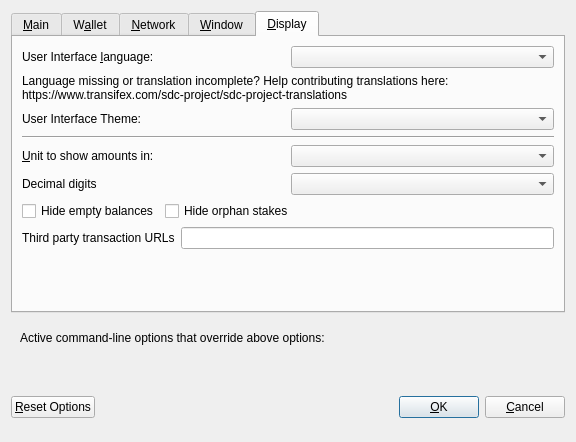
<?xml version="1.0" encoding="UTF-8"?>
<ui version="4.0">
 <class>OptionsDialog</class>
 <widget class="QDialog" name="OptionsDialog">
  <property name="geometry">
   <rect>
    <x>0</x>
    <y>0</y>
    <width>576</width>
    <height>442</height>
   </rect>
  </property>
  <property name="windowTitle">
   <string>Options</string>
  </property>
  <property name="modal">
   <bool>true</bool>
  </property>
  <layout class="QVBoxLayout" name="verticalLayout">
   <item>
    <widget class="QTabWidget" name="tabWidget">
     <property name="currentIndex">
      <number>4</number>
     </property>
     <widget class="QWidget" name="tabMain">
      <attribute name="title">
       <string>&amp;Main</string>
      </attribute>
      <layout class="QVBoxLayout" name="verticalLayout_Main">
       <item>
        <widget class="QCheckBox" name="bitcoinAtStartup">
         <property name="toolTip">
          <string>Automatically start SDC after logging in to the system.</string>
         </property>
         <property name="text">
          <string>&amp;Start SDC on system login</string>
         </property>
        </widget>
       </item>
       <item>
        <layout class="QHBoxLayout" name="horizontalLayout_2_Main">
         <item>
          <widget class="QLabel" name="databaseCacheLabel">
           <property name="text">
            <string>Size of &amp;database cache</string>
           </property>
           <property name="textFormat">
            <enum>Qt::PlainText</enum>
           </property>
           <property name="buddy">
            <cstring>databaseCache</cstring>
           </property>
          </widget>
         </item>
         <item>
          <widget class="QSpinBox" name="databaseCache"/>
         </item>
         <item>
          <widget class="QLabel" name="databaseCacheUnitLabel">
           <property name="text">
            <string>MB</string>
           </property>
           <property name="textFormat">
            <enum>Qt::PlainText</enum>
           </property>
          </widget>
         </item>
         <item>
          <spacer name="horizontalSpacer_2_Main">
           <property name="orientation">
            <enum>Qt::Horizontal</enum>
           </property>
           <property name="sizeHint" stdset="0">
            <size>
             <width>40</width>
             <height>20</height>
            </size>
           </property>
          </spacer>
         </item>
        </layout>
       </item>
       <item>
        <layout class="QHBoxLayout" name="horizontalLayout_3_Main">
         <item>
          <widget class="QLabel" name="threadsScriptVerifLabel">
           <property name="text">
            <string>Number of script &amp;verification threads</string>
           </property>
           <property name="textFormat">
            <enum>Qt::PlainText</enum>
           </property>
           <property name="buddy">
            <cstring>threadsScriptVerif</cstring>
           </property>
          </widget>
         </item>
         <item>
          <widget class="QSpinBox" name="threadsScriptVerif">
           <property name="toolTip">
            <string>(0 = auto, &lt;0 = leave that many cores free)</string>
           </property>
          </widget>
         </item>
         <item>
          <spacer name="horizontalSpacer_3_Main">
           <property name="orientation">
            <enum>Qt::Horizontal</enum>
           </property>
           <property name="sizeHint" stdset="0">
            <size>
             <width>40</width>
             <height>20</height>
            </size>
           </property>
          </spacer>
         </item>
        </layout>
       </item>
       <item>
        <spacer name="verticalSpacer_2">
         <property name="orientation">
          <enum>Qt::Vertical</enum>
         </property>
         <property name="sizeHint" stdset="0">
          <size>
           <width>20</width>
           <height>40</height>
          </size>
         </property>
        </spacer>
       </item>
       <item>
        <widget class="QCheckBox" name="checkBoxZeromintEnable">
         <property name="toolTip">
          <string>Enable automatic minting of PIV units to zPIV</string>
         </property>
         <property name="layoutDirection">
          <enum>Qt::LeftToRight</enum>
         </property>
         <property name="text">
          <string>Enable zPIV Automint</string>
         </property>
        </widget>
       </item>
       <item>
        <layout class="QHBoxLayout" name="horizontalLayout_3">
         <item>
          <widget class="QLabel" name="percentage_label">
           <property name="toolTip">
            <string>Percentage of incoming PIV which get automatically converted to zPIV via Zerocoin Protocol (min: 10%)</string>
           </property>
           <property name="text">
            <string>Percentage of autominted zPIV</string>
           </property>
          </widget>
         </item>
         <item>
          <widget class="QSpinBox" name="zeromintPercentage">
           <property name="minimum">
            <number>1</number>
           </property>
           <property name="maximum">
            <number>100</number>
           </property>
          </widget>
         </item>
        </layout>
       </item>
       <item>
        <layout class="QHBoxLayout" name="horizontalLayout" stretch="0,0">
         <property name="sizeConstraint">
          <enum>QLayout::SetFixedSize</enum>
         </property>
         <item>
          <widget class="QLabel" name="labelPreferredDenom">
           <property name="maximumSize">
            <size>
             <width>16777215</width>
             <height>16777215</height>
            </size>
           </property>
           <property name="toolTip">
            <string>Wait with automatic conversion to Zerocoin until enough PIV for this denomination is available</string>
           </property>
           <property name="text">
            <string>Preferred Automint zPIV Denomination</string>
           </property>
          </widget>
         </item>
         <item>
          <widget class="QComboBox" name="preferredDenom">
           <property name="maximumSize">
            <size>
             <width>16777215</width>
             <height>27</height>
            </size>
           </property>
           <property name="toolTip">
            <string>Wait with automatic conversion to Zerocoin until enough PIV for this denomination is available</string>
           </property>
           <property name="maxVisibleItems">
            <number>9</number>
           </property>
           <property name="maxCount">
            <number>9</number>
           </property>
          </widget>
         </item>
        </layout>
       </item>
      </layout>
     </widget>
     <widget class="QWidget" name="tabWallet">
      <attribute name="title">
       <string>W&amp;allet</string>
      </attribute>
      <layout class="QVBoxLayout" name="verticalLayout_Wallet">
       <item>
        <layout class="QHBoxLayout" name="horizontalLayout_2_Wallet">
         <item>
          <widget class="QLabel" name="labelStakeSplitThresholdText">
           <property name="text">
            <string>Stake split threshold:</string>
           </property>
          </widget>
         </item>
         <item>
          <widget class="QSpinBox" name="spinBoxStakeSplitThreshold">
           <property name="minimum">
            <number>1</number>
           </property>
           <property name="maximum">
            <number>999999</number>
           </property>
          </widget>
         </item>
        </layout>
       </item>
       <item>
        <widget class="QGroupBox" name="groupBox">
         <property name="title">
          <string>Expert</string>
         </property>
         <layout class="QVBoxLayout" name="verticalLayout_2">
          <item>
           <widget class="QCheckBox" name="coinControlFeatures">
            <property name="toolTip">
             <string>Whether to show coin control features or not.</string>
            </property>
            <property name="text">
             <string>Enable coin &amp;control features</string>
            </property>
           </widget>
          </item>
          <item>
           <widget class="QCheckBox" name="showMasternodesTab">
            <property name="toolTip">
             <string>Show additional tab listing all your masternodes in first sub-tab&lt;br/&gt;and all masternodes on the network in second sub-tab.</string>
            </property>
            <property name="text">
             <string>Show Masternodes Tab</string>
            </property>
           </widget>
          </item>
          <item>
           <widget class="QCheckBox" name="spendZeroConfChange">
            <property name="toolTip">
             <string>If you disable the spending of unconfirmed change, the change from a transaction&lt;br/&gt;cannot be used until that transaction has at least one confirmation.&lt;br/&gt;This also affects how your balance is computed.</string>
            </property>
            <property name="text">
             <string>&amp;Spend unconfirmed change</string>
            </property>
           </widget>
          </item>
         </layout>
        </widget>
       </item>
       <item>
        <spacer name="verticalSpacer_Wallet">
         <property name="orientation">
          <enum>Qt::Vertical</enum>
         </property>
         <property name="sizeHint" stdset="0">
          <size>
           <width>20</width>
           <height>40</height>
          </size>
         </property>
        </spacer>
       </item>
      </layout>
     </widget>
     <widget class="QWidget" name="tabNetwork">
      <attribute name="title">
       <string>&amp;Network</string>
      </attribute>
      <layout class="QVBoxLayout" name="verticalLayout_Network">
       <item>
        <widget class="QCheckBox" name="mapPortUpnp">
         <property name="toolTip">
          <string>Automatically open the SDC client port on the router. This only works when your router supports UPnP and it is enabled.</string>
         </property>
         <property name="text">
          <string>Map port using &amp;UPnP</string>
         </property>
        </widget>
       </item>
       <item>
        <widget class="QCheckBox" name="allowIncoming">
         <property name="toolTip">
          <string>Accept connections from outside</string>
         </property>
         <property name="text">
          <string>Allow incoming connections</string>
         </property>
        </widget>
       </item>
       <item>
        <widget class="QCheckBox" name="connectSocks">
         <property name="toolTip">
          <string>Connect to the SDC network through a SOCKS5 proxy.</string>
         </property>
         <property name="text">
          <string>&amp;Connect through SOCKS5 proxy (default proxy):</string>
         </property>
        </widget>
       </item>
       <item>
        <layout class="QHBoxLayout" name="horizontalLayout_1_Network">
         <item>
          <widget class="QLabel" name="proxyIpLabel">
           <property name="text">
            <string>Proxy &amp;IP:</string>
           </property>
           <property name="textFormat">
            <enum>Qt::PlainText</enum>
           </property>
           <property name="buddy">
            <cstring>proxyIp</cstring>
           </property>
          </widget>
         </item>
         <item>
          <widget class="QValidatedLineEdit" name="proxyIp">
           <property name="minimumSize">
            <size>
             <width>140</width>
             <height>0</height>
            </size>
           </property>
           <property name="maximumSize">
            <size>
             <width>140</width>
             <height>16777215</height>
            </size>
           </property>
           <property name="toolTip">
            <string>IP address of the proxy (e.g. IPv4: 127.0.0.1 / IPv6: ::1)</string>
           </property>
          </widget>
         </item>
         <item>
          <widget class="QLabel" name="proxyPortLabel">
           <property name="text">
            <string>&amp;Port:</string>
           </property>
           <property name="textFormat">
            <enum>Qt::PlainText</enum>
           </property>
           <property name="buddy">
            <cstring>proxyPort</cstring>
           </property>
          </widget>
         </item>
         <item>
          <widget class="QLineEdit" name="proxyPort">
           <property name="minimumSize">
            <size>
             <width>55</width>
             <height>0</height>
            </size>
           </property>
           <property name="maximumSize">
            <size>
             <width>55</width>
             <height>16777215</height>
            </size>
           </property>
           <property name="toolTip">
            <string>Port of the proxy (e.g. 9050)</string>
           </property>
          </widget>
         </item>
         <item>
          <spacer name="horizontalSpacer_1_Network">
           <property name="orientation">
            <enum>Qt::Horizontal</enum>
           </property>
           <property name="sizeHint" stdset="0">
            <size>
             <width>40</width>
             <height>20</height>
            </size>
           </property>
          </spacer>
         </item>
        </layout>
       </item>
       <item>
        <spacer name="verticalSpacer_Network">
         <property name="orientation">
          <enum>Qt::Vertical</enum>
         </property>
         <property name="sizeHint" stdset="0">
          <size>
           <width>20</width>
           <height>40</height>
          </size>
         </property>
        </spacer>
       </item>
      </layout>
     </widget>
     <widget class="QWidget" name="tabWindow">
      <attribute name="title">
       <string>&amp;Window</string>
      </attribute>
      <layout class="QVBoxLayout" name="verticalLayout_Window">
       <item>
        <widget class="QCheckBox" name="minimizeToTray">
         <property name="toolTip">
          <string>Show only a tray icon after minimizing the window.</string>
         </property>
         <property name="text">
          <string>&amp;Minimize to the tray instead of the taskbar</string>
         </property>
        </widget>
       </item>
       <item>
        <widget class="QCheckBox" name="minimizeOnClose">
         <property name="toolTip">
          <string>Minimize instead of exit the application when the window is closed. When this option is enabled, the application will be closed only after selecting Quit in the menu.</string>
         </property>
         <property name="text">
          <string>M&amp;inimize on close</string>
         </property>
        </widget>
       </item>
       <item>
        <spacer name="verticalSpacer_Window">
         <property name="orientation">
          <enum>Qt::Vertical</enum>
         </property>
         <property name="sizeHint" stdset="0">
          <size>
           <width>20</width>
           <height>40</height>
          </size>
         </property>
        </spacer>
       </item>
      </layout>
     </widget>
     <widget class="QWidget" name="tabDisplay">
      <attribute name="title">
       <string>&amp;Display</string>
      </attribute>
      <layout class="QVBoxLayout" name="verticalLayout_Display">
       <item>
        <layout class="QHBoxLayout" name="horizontalLayout_1_Display">
         <item>
          <widget class="QLabel" name="langLabel">
           <property name="text">
            <string>User Interface &amp;language:</string>
           </property>
           <property name="textFormat">
            <enum>Qt::PlainText</enum>
           </property>
           <property name="buddy">
            <cstring>lang</cstring>
           </property>
          </widget>
         </item>
         <item>
          <widget class="QValueComboBox" name="lang">
           <property name="toolTip">
            <string>The user interface language can be set here. This setting will take effect after restarting SDC.</string>
           </property>
          </widget>
         </item>
        </layout>
       </item>
       <item>
        <widget class="QLabel" name="label_3">
         <property name="toolTip">
          <string notr="true"/>
         </property>
         <property name="statusTip">
          <string notr="true"/>
         </property>
         <property name="whatsThis">
          <string notr="true"/>
         </property>
         <property name="accessibleName">
          <string notr="true"/>
         </property>
         <property name="text">
          <string>Language missing or translation incomplete? Help contributing translations here:
https://www.transifex.com/sdc-project/sdc-project-translations</string>
         </property>
         <property name="wordWrap">
          <bool>true</bool>
         </property>
         <property name="openExternalLinks">
          <bool>true</bool>
         </property>
         <property name="textInteractionFlags">
          <set>Qt::TextBrowserInteraction</set>
         </property>
        </widget>
       </item>
       <item>
        <layout class="QHBoxLayout" name="horizontalLayout_2_Display" stretch="0,0">
         <item>
          <widget class="QLabel" name="themeLabel">
           <property name="text">
            <string>User Interface Theme:</string>
           </property>
          </widget>
         </item>
         <item>
          <widget class="QValueComboBox" name="theme"/>
         </item>
        </layout>
       </item>
       <item>
        <widget class="Line" name="line">
         <property name="orientation">
          <enum>Qt::Horizontal</enum>
         </property>
        </widget>
       </item>
       <item>
        <layout class="QHBoxLayout" name="horizontalLayout_3_Display">
         <item>
          <widget class="QLabel" name="unitLabel">
           <property name="text">
            <string>&amp;Unit to show amounts in:</string>
           </property>
           <property name="textFormat">
            <enum>Qt::PlainText</enum>
           </property>
           <property name="buddy">
            <cstring>unit</cstring>
           </property>
          </widget>
         </item>
         <item>
          <widget class="QValueComboBox" name="unit">
           <property name="toolTip">
            <string>Choose the default subdivision unit to show in the interface and when sending coins.</string>
           </property>
          </widget>
         </item>
        </layout>
       </item>
       <item>
        <layout class="QHBoxLayout" name="horizontalLayout_4_Display">
         <item>
          <widget class="QLabel" name="digitsLabel">
           <property name="text">
            <string>Decimal digits</string>
           </property>
          </widget>
         </item>
         <item>
          <widget class="QValueComboBox" name="digits"/>
         </item>
        </layout>
       </item>
       <item>
        <layout class="QHBoxLayout" name="horizontalLayout_5_Display">
         <item>
          <widget class="QCheckBox" name="checkBoxHideZeroBalances">
           <property name="toolTip">
            <string>Hide empty balances</string>
           </property>
           <property name="layoutDirection">
            <enum>Qt::LeftToRight</enum>
           </property>
           <property name="text">
            <string>Hide empty balances</string>
           </property>
          </widget>
         </item>
         <item>
          <widget class="QCheckBox" name="checkBoxHideOrphans">
           <property name="toolTip">
            <string>Hide orphan stakes in transaction lists</string>
           </property>
           <property name="text">
            <string>Hide orphan stakes</string>
           </property>
          </widget>
         </item>
         <item>
          <spacer name="horizontalSpacer">
           <property name="orientation">
            <enum>Qt::Horizontal</enum>
           </property>
           <property name="sizeHint" stdset="0">
            <size>
             <width>40</width>
             <height>20</height>
            </size>
           </property>
          </spacer>
         </item>
        </layout>
       </item>
       <item>
        <layout class="QHBoxLayout" name="horizontalLayout_6_Display">
         <item>
          <widget class="QLabel" name="thirdPartyTxUrlsLabel">
           <property name="toolTip">
            <string>Third party URLs (e.g. a block explorer) that appear in the transactions tab as context menu items. %s in the URL is replaced by transaction hash. Multiple URLs are separated by vertical bar |.</string>
           </property>
           <property name="text">
            <string>Third party transaction URLs</string>
           </property>
           <property name="buddy">
            <cstring>thirdPartyTxUrls</cstring>
           </property>
          </widget>
         </item>
         <item>
          <widget class="QLineEdit" name="thirdPartyTxUrls">
           <property name="toolTip">
            <string>Third party URLs (e.g. a block explorer) that appear in the transactions tab as context menu items. %s in the URL is replaced by transaction hash. Multiple URLs are separated by vertical bar |.</string>
           </property>
          </widget>
         </item>
        </layout>
       </item>
       <item>
        <spacer name="verticalSpacer">
         <property name="orientation">
          <enum>Qt::Vertical</enum>
         </property>
         <property name="sizeHint" stdset="0">
          <size>
           <width>20</width>
           <height>40</height>
          </size>
         </property>
        </spacer>
       </item>
      </layout>
     </widget>
    </widget>
   </item>
   <item>
    <widget class="QFrame" name="frame">
     <layout class="QVBoxLayout" name="verticalLayout_Bottom">
      <item>
       <layout class="QHBoxLayout" name="horizontalLayout_Bottom">
        <item>
         <widget class="QLabel" name="overriddenByCommandLineInfoLabel">
          <property name="text">
           <string>Active command-line options that override above options:</string>
          </property>
          <property name="textFormat">
           <enum>Qt::PlainText</enum>
          </property>
         </widget>
        </item>
        <item>
         <spacer name="horizontalSpacer_Bottom">
          <property name="orientation">
           <enum>Qt::Horizontal</enum>
          </property>
          <property name="sizeHint" stdset="0">
           <size>
            <width>40</width>
            <height>20</height>
           </size>
          </property>
         </spacer>
        </item>
       </layout>
      </item>
      <item>
       <widget class="QLabel" name="overriddenByCommandLineLabel">
        <property name="text">
         <string/>
        </property>
        <property name="textFormat">
         <enum>Qt::PlainText</enum>
        </property>
        <property name="wordWrap">
         <bool>true</bool>
        </property>
       </widget>
      </item>
     </layout>
    </widget>
   </item>
   <item>
    <layout class="QHBoxLayout" name="horizontalLayout_Buttons">
     <item>
      <widget class="QPushButton" name="resetButton">
       <property name="toolTip">
        <string>Reset all client options to default.</string>
       </property>
       <property name="text">
        <string>&amp;Reset Options</string>
       </property>
       <property name="autoDefault">
        <bool>false</bool>
       </property>
      </widget>
     </item>
     <item>
      <spacer name="horizontalSpacer_1">
       <property name="orientation">
        <enum>Qt::Horizontal</enum>
       </property>
       <property name="sizeHint" stdset="0">
        <size>
         <width>40</width>
         <height>48</height>
        </size>
       </property>
      </spacer>
     </item>
     <item>
      <widget class="QLabel" name="statusLabel">
       <property name="minimumSize">
        <size>
         <width>200</width>
         <height>0</height>
        </size>
       </property>
       <property name="font">
        <font>
         <weight>75</weight>
         <bold>true</bold>
        </font>
       </property>
       <property name="text">
        <string/>
       </property>
       <property name="textFormat">
        <enum>Qt::PlainText</enum>
       </property>
       <property name="wordWrap">
        <bool>true</bool>
       </property>
      </widget>
     </item>
     <item>
      <spacer name="horizontalSpacer_2">
       <property name="orientation">
        <enum>Qt::Horizontal</enum>
       </property>
       <property name="sizeHint" stdset="0">
        <size>
         <width>40</width>
         <height>48</height>
        </size>
       </property>
      </spacer>
     </item>
     <item>
      <widget class="QPushButton" name="okButton">
       <property name="text">
        <string>&amp;OK</string>
       </property>
       <property name="autoDefault">
        <bool>false</bool>
       </property>
       <property name="default">
        <bool>true</bool>
       </property>
      </widget>
     </item>
     <item>
      <widget class="QPushButton" name="cancelButton">
       <property name="text">
        <string>&amp;Cancel</string>
       </property>
       <property name="autoDefault">
        <bool>false</bool>
       </property>
      </widget>
     </item>
    </layout>
   </item>
  </layout>
 </widget>
 <customwidgets>
  <customwidget>
   <class>QValidatedLineEdit</class>
   <extends>QLineEdit</extends>
   <header>qvalidatedlineedit.h</header>
  </customwidget>
  <customwidget>
   <class>QValueComboBox</class>
   <extends>QComboBox</extends>
   <header>qvaluecombobox.h</header>
  </customwidget>
 </customwidgets>
 <resources/>
 <connections/>
</ui>
